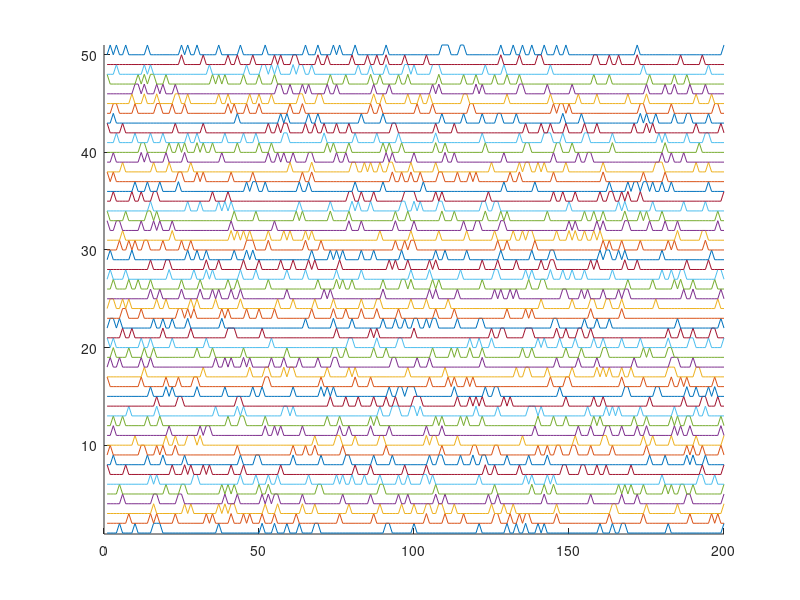
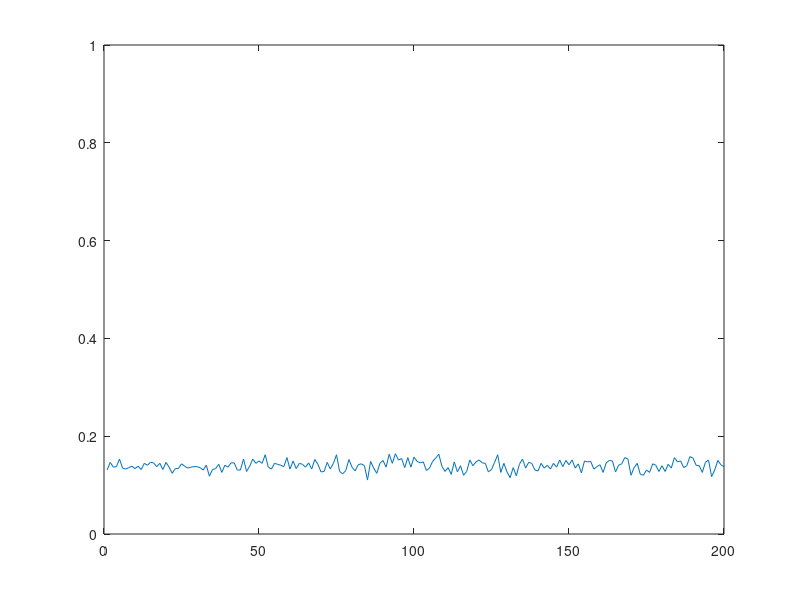

Write MATLAB code to recreate these figures, in order. (Note: this script raises an error after producing the figures.)
clear all

%% Random spikes 

numits = 1024; % How many neurons 

len = 200; % Duration of the epoch
numspikes = 30; % Number of spikes per epoch

z = zeros(1,len); % Empty time window, no spikes
t = 1:len; % Time steps

% Make each neuron
for j=numits:-1:1
    neuron(:,j) = z; 
    tt = randi(len,[1,numspikes]); % Random time indexes...
    neuron(tt,j) = 1; % Are set to one, which is the spike
end

% Calculate the downstream response to all neural inputs
    avgDownStream = sum(neuron');
    avgDownStream = avgDownStream / numits;

% Plot all or some of the raw spike trains
maxnumtrainstoshow = 50;
figure(27); clf; hold on;
    for j=1:min([maxnumtrainstoshow, numits])
        plot(t, neuron(:,j)+j);
    end
    ylim([0.9, min([maxnumtrainstoshow+1, numits+1])])

% Plot the downstream neural response
    figure(28); clf; 
        plot(t, avgDownStream); ylim([0 1]);

%% Signal

detectionChance = 0.50; % Chance that a neuron will detect the event (range 0-1)


neuronDetector = neuron;

detections = find(rand(1,numits) >= detectionChance);
neuronDetector(round(len/2),detections) = 1;

% Calculate the downstream response to all neural inputs
    avgDownStreamDetector = sum(neuneuronDetectorron');
    avgDownStreamDetector = avgDownStreamDetector / numits;


figure(29); clf; hold on;
    for j=1:min([maxnumtrainstoshow, numits])
        plot(t, neuronDetector(:,j)+j);
    end
    ylim([0.9, min([maxnumtrainstoshow+1, numits+1])])

% Plot the downstream neural response
    figure(30); clf; 
        plot(t, avgDownStreamDetector); ylim([0 1]);
